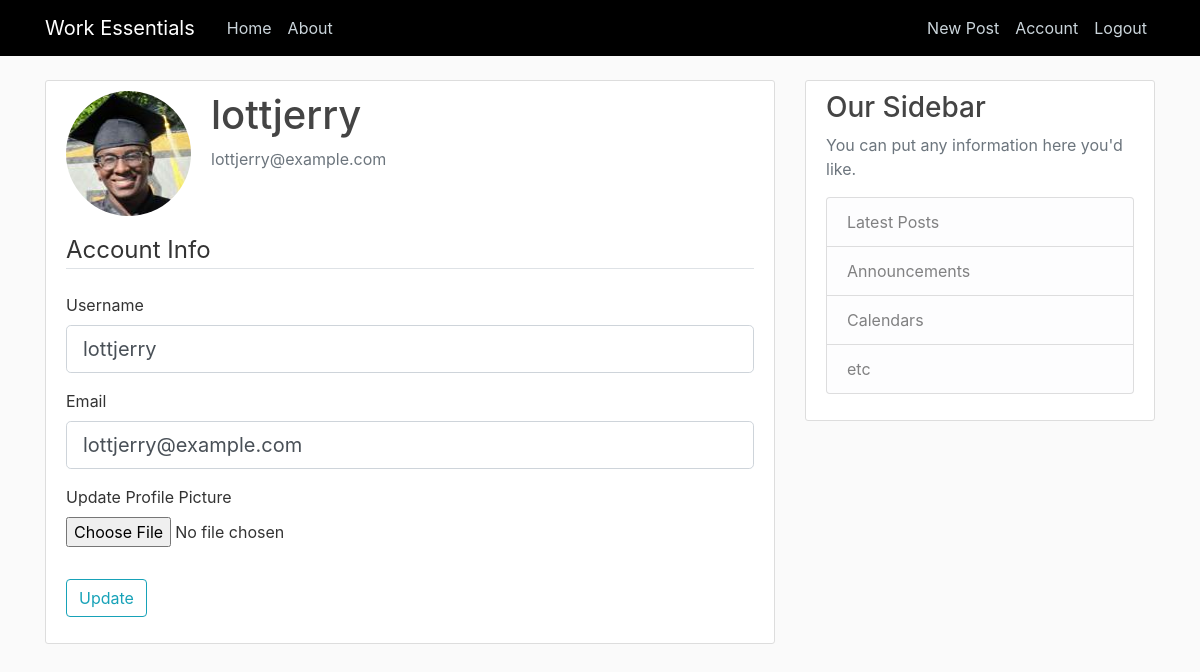
Page /account (signed in) on the earlier database version.
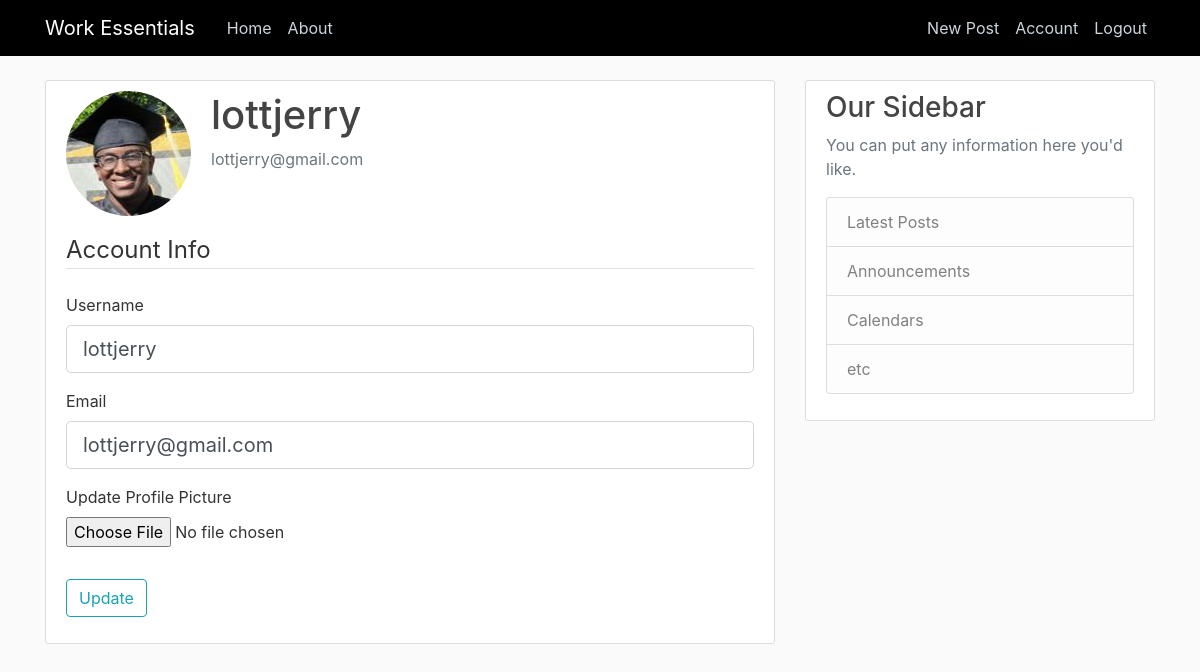
Same page on the later database version.
### workessentials/models.py (models this page shows, shortened)
class User(db.Model, UserMixin):
    id = db.Column(db.Integer, primary_key=True)
    username = db.Column(db.String(20), unique=True, nullable=False)
    email = db.Column(db.String(120), unique=True, nullable=False)
    image_file = db.Column(db.String(20), nullable=False, default='default.jpg')
    password = db.Column(db.String(60), nullable=False)
    posts = db.relationship('Post', backref='author', lazy=True)

### workessentials/routes.py (the view)
@app.route("/account", methods=['GET', 'POST'])
@login_required
def account():
    form = UpdateAccountForm()
    if form.validate_on_submit():
        if form.picture.data:
            picture_file = save_picture(form.picture.data)
            current_user.image_file = picture_file
        current_user.username = form.username.data
        current_user.email = form.email.data
        db.session.commit()
        flash('Your account has been updated!', 'success')
        return redirect(url_for('account'))
    elif request.method == 'GET':
        form.username.data = current_user.username
        form.email.data = current_user.email
    image_file = url_for('static', filename='profile_pics/' + current_user.image_file)
    return render_template('account.html', title='Account',
                           image_file=image_file, form=form)

### workessentials/forms.py (shortened to what this page needs)
class UpdateAccountForm(FlaskForm):
    username = StringField('Username',
                           validators=[DataRequired(), Length(min=2, max=20)])
    email = StringField('Email',
                        validators=[DataRequired(), Email()])
    picture = FileField('Update Profile Picture', validators=[FileAllowed(['jpg', 'png'])])
    submit = SubmitField('Update')

### workessentials/models.py (called while the page is built)
@login_manager.user_loader
def load_user(user_id):
    return User.query.get(int(user_id))

### workessentials/templates/account.html (shortened to what this page needs)
{% extends "layout.html" %}
{% block content %}
    <div class="content-section">
      <div class="media">
        <img class="rounded-circle account-img" src="{{ image_file }}">
        <div class="media-body">
          <h2 class="account-heading">{{ current_user.username }}</h2>
          <p class="text-secondary">{{ current_user.email }}</p>
        </div>
      </div>
        <form method="POST" action="" enctype="multipart/form-data">
            <fieldset class="form-group">
                <legend class="border-bottom mb-4">Account Info</legend>
                <div class="form-group">
                    {{ form.username.label(class="form-control-label") }}
                    {% if form.username.errors %}
                        {{ form.username(class="form-control form-control-lg is-invalid") }}
                        <div class="invalid-feedback">
                            {% for error in form.username.errors %}
                                <span>{{ error }}</span>
                            {% endfor %}
                        </div>
                    {% else %}
                        {{ form.username(class="form-control form-control-lg") }}
                    {% endif %}
                </div>
                <div class="form-group">
                    {{ form.email.label(class="form-control-label") }}
                    {% if form.email.errors %}
                        {{ form.email(class="form-control form-control-lg is-invalid") }}
                        <div class="invalid-feedback">
                            {% for error in form.email.errors %}
                                <span>{{ error }}</span>
                            {% endfor %}
                        </div>
                    {% else %}
                        {{ form.email(class="form-control form-control-lg") }}
                    {% endif %}
                </div>
                <div class="form-group">
                    {{ form.picture.label() }}
                    {{ form.picture(class="form-control-file") }}
                </div>
            </fieldset>
            <div class="form-group">
                {{ form.submit(class="btn btn-outline-info") }}
            </div>
        </form>
    </div>
{% endblock content %}

Differences in the rows shown:
changed User "lottjerry": email "lottjerry@example.com" → "lottjerry@gmail.com"
